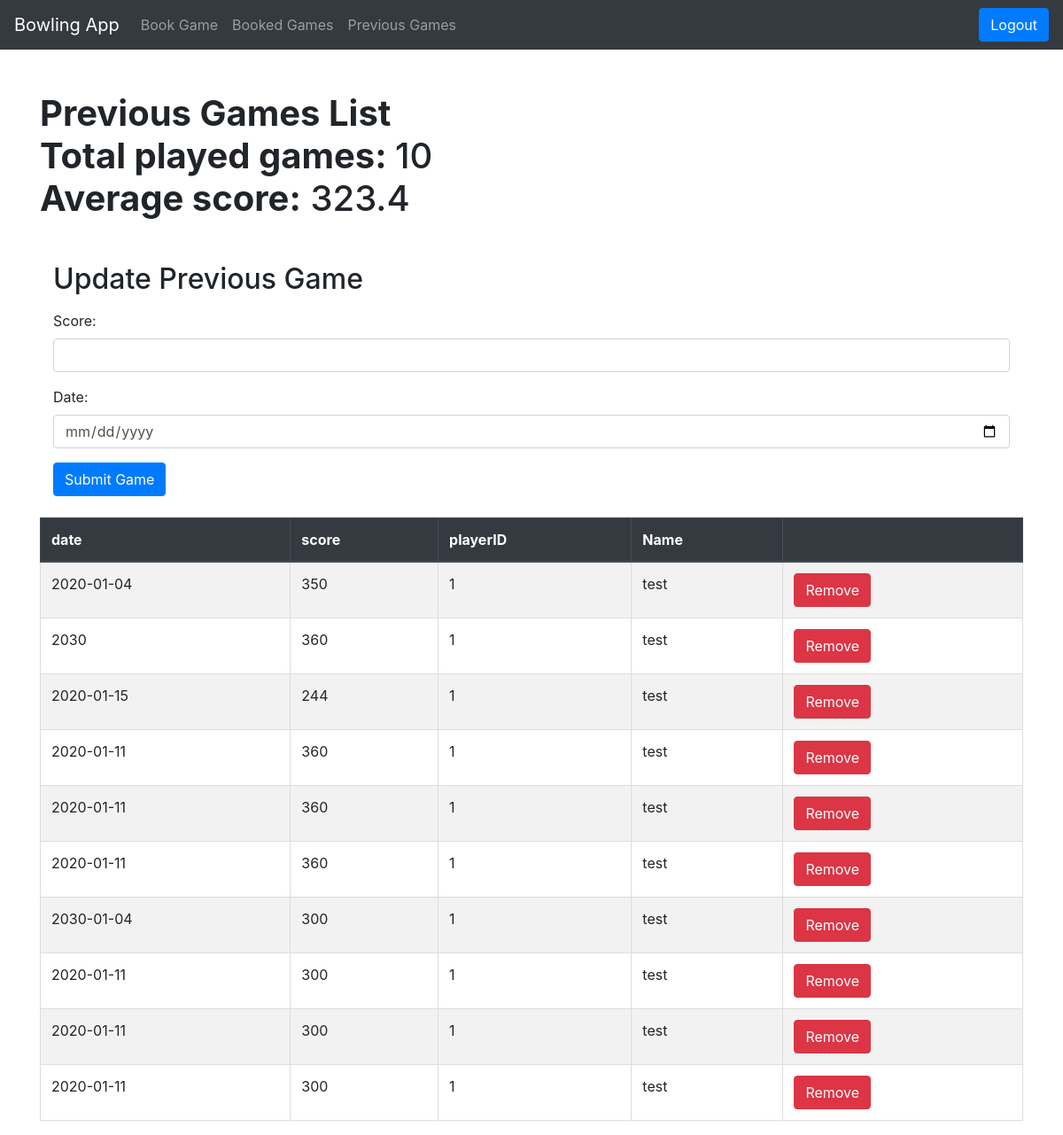
Page /previous_games (signed in) on the earlier database version.
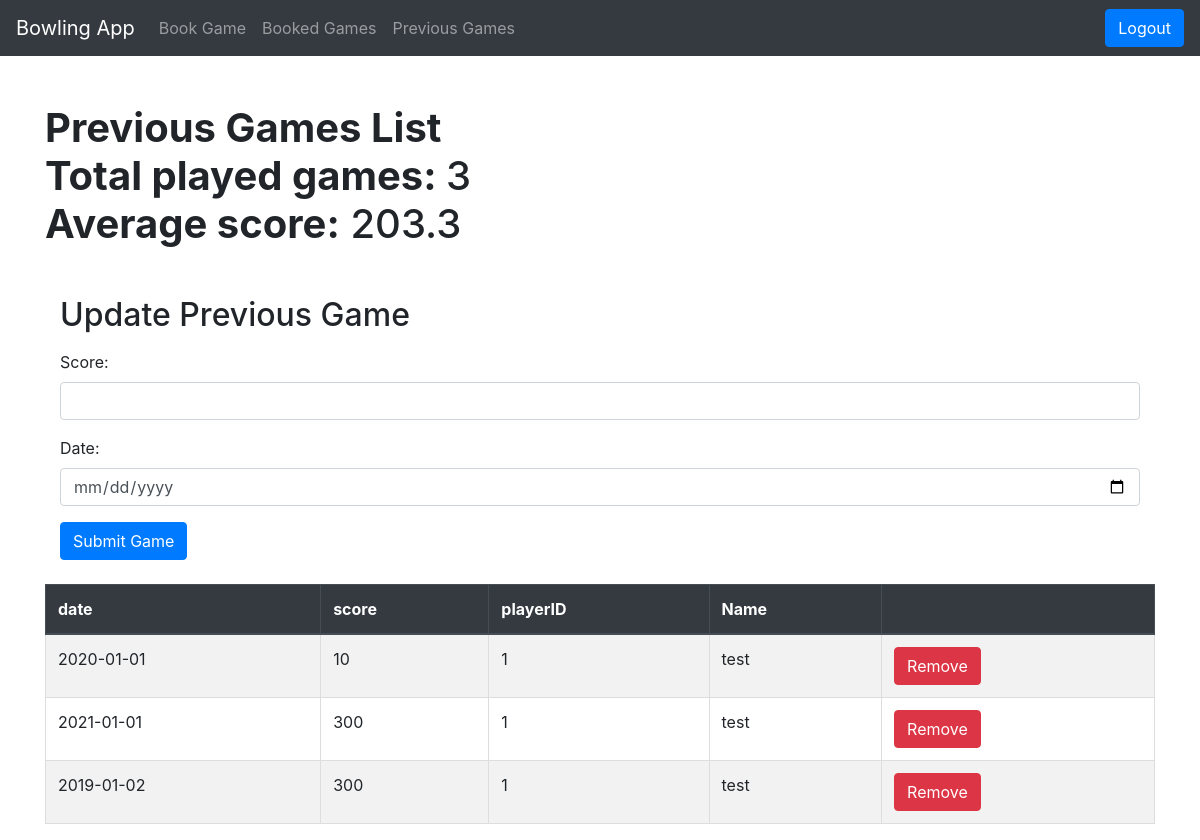
Same page on the later database version.
### tables this page shows
CREATE TABLE PreviousGames (gameID INTEGER PRIMARY KEY AUTOINCREMENT, date date, score INTEGER, playerID REFERENCES Players (playerID));

CREATE TABLE Players (playerID INTEGER PRIMARY KEY AUTOINCREMENT, fName varchar, lName varchar, email varchar, password varchar);

### app.py (the view)
@app.route("/previous_games", methods=["GET"])
def show_previous_games():
    player_ID = session["player_id"]
    return render_template("previous_games.html", previousGames=query_db('SELECT * FROM previousGames INNER JOIN players ON previousGames.playerID = players.playerID WHERE previousGames.playerID = ?', [player_ID]),
    numOfGames=query_db('SELECT COUNT(?) AS numOfGames FROM previousGames WHERE playerID = ? GROUP BY playerID ',[player_ID, player_ID]),
    avg_score=average_score(player_ID))

### app.py (called while the page is built)
def average_score(playerID):
    result = query_db("SELECT ROUND(AVG(score), 1) FROM previousGames WHERE playerID = ? GROUP BY playerID", [playerID])
    if result:
        avg_score = result[0][0]
    else:
        avg_score = 0
    return avg_score

### test.py (called while the page is built)
def get_db():
    db = getattr(g, '_database', None)
    if db is None:
        db = g._database = sqlite3.connect(DATABASE)
        db.row_factory = sqlite3.Row
    return db

def query_db(query, args=(), one=False, commit=False):
    try:
        if commit:
            db = get_db()
            cur = db.execute(query, args)
            db.commit()
            cur.close()
            return None
        else:
            cur = get_db().execute(query, args)
            rv = cur.fetchall()
            cur.close()
            return (rv[0] if rv else None) if one else rv
    except sqlite3.Error as e:
        print("SQLite error:", e)
        return e

### template/previous_games.html (shortened to what this page needs)
<!DOCTYPE html>
<html lang="en">
<head>
    <link rel="stylesheet" href="https://stackpath.bootstrapcdn.com/bootstrap/4.5.2/css/bootstrap.min.css">
</head>
<body>
    <nav class="navbar navbar-expand-lg navbar-dark bg-dark">
        <a class="navbar-brand" href="/logged_in">Bowling App</a>
        <div class="collapse navbar-collapse" id="navbarNav">
            <ul class="navbar-nav">
                <li class="nav-item">
                    <a class="nav-link" href="/book_game">Book Game</a>
                </li>
                <li class="nav-item">
                    <a class="nav-link" href="/booked_games">Booked Games</a>
                </li>
                <li class="nav-item">
                    <a class="nav-link" href="/previous_games">Previous Games</a>
                </li>
            </ul>
        </div>
        <form action="/logout" method="POST" class="ml-auto">
            <button type="submit" class="btn btn-primary">Logout</button>
        </form>
    </nav>
    <div class="container mt-4">
        {% for num in numOfGames %}
            <h1 class="mt-5"><b>Previous Games List<br> Total played games: </b>{{num['numOfGames']}} <br>
        {% endfor %}
        <b>Average score:</b> {{avg_score}}
        </h1>
        <div class="container">
            <h2 class="mt-5">Update Previous Game</h2>
            <form action="/previous_games" method="POST" class="mt-3">
                <div class="form-group">
                    <label for="score">Score:</label>
                    <input type="number" class="form-control" id="score" name="score" required>
                </div>
                <div class="form-group">
                    <label for="date">Date:</label>
                    <input type="date" class="form-control" id="date" name="date" required>
                </div>
                <button type="submit" class="btn btn-primary">Submit Game</button>
            </form>
        </div>
        <br>
        <table class="table table-striped">
            <thead class="thead-dark">
                <tr>
                    <th>date</th>
                    <th>score</th>
                    <th>playerID</th>
                    <th>Name </th>
                    <th></th>
                </tr>
            </thead>
            <tbody>
                {% for game in previousGames %}
                    <tr>
                        <td>{{ game['date'] }}</td>
                        <td>{{ game['score'] }}</td>
                        <td>{{ game['playerID'] }}</td>
                        <td>{{ game['fName'] }}</td>
                        <td>
                            <form action="/remove_previous_game" method="POST">
                                <button type="submit" class="btn btn-danger">Remove</button>
                            </form>
                        </td>
                    </tr>
                {% endfor %}
            </tbody>
        </table>
    </div>
</body>
</html>

Differences in the rows shown:
removed PreviousGames: date "2020-01-04", score "350", playerID "1", fName "test"
removed PreviousGames: date "2030", score "360", playerID "1", fName "test"
removed PreviousGames: date "2020-01-15", score "244", playerID "1", fName "test"
removed PreviousGames: date "2020-01-11", score "360", playerID "1", fName "test"
removed PreviousGames: date "2020-01-11", score "360", playerID "1", fName "test"
removed PreviousGames: date "2020-01-11", score "360", playerID "1", fName "test"
removed PreviousGames: date "2030-01-04", score "300", playerID "1", fName "test"
removed PreviousGames: date "2020-01-11", score "300", playerID "1", fName "test"
removed PreviousGames: date "2020-01-11", score "300", playerID "1", fName "test"
removed PreviousGames: date "2020-01-11", score "300", playerID "1", fName "test"
added PreviousGames: date "2020-01-01", score "10", playerID "1", fName "test"
added PreviousGames: date "2021-01-01", score "300", playerID "1", fName "test"
added PreviousGames: date "2019-01-02", score "300", playerID "1", fName "test"
Other differences:
{{ avg_score }}: "323.4" → "203.3"
new list line: "Previous Games List Total played games: 3"
list line gone: "Previous Games List Total played games: 10"
